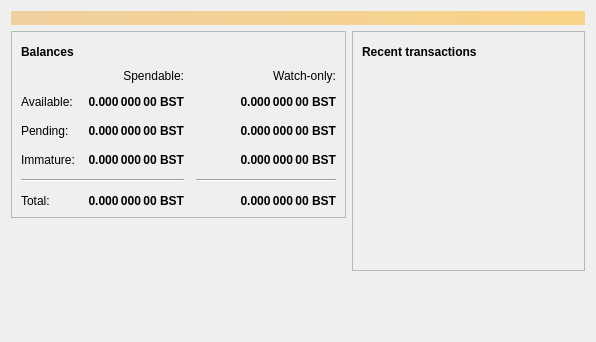
<?xml version="1.0" encoding="UTF-8"?>
<ui version="4.0">
 <class>OverviewPage</class>
 <widget class="QWidget" name="OverviewPage">
  <property name="geometry">
   <rect>
    <x>0</x>
    <y>0</y>
    <width>596</width>
    <height>342</height>
   </rect>
  </property>
  <property name="windowTitle">
   <string>Form</string>
  </property>
  <layout class="QVBoxLayout" name="topLayout">
   <item>
    <widget class="QLabel" name="labelAlerts">
     <property name="visible">
      <bool>false</bool>
     </property>
     <property name="styleSheet">
      <string notr="true">QLabel { background-color: qlineargradient(x1: 0, y1: 0, x2: 1, y2: 0, stop:0 #F0D0A0, stop:1 #F8D488); color:#000000; }</string>
     </property>
     <property name="wordWrap">
      <bool>true</bool>
     </property>
     <property name="margin">
      <number>3</number>
     </property>
     <property name="textInteractionFlags">
      <set>Qt::TextSelectableByMouse</set>
     </property>
    </widget>
   </item>
   <item>
    <layout class="QHBoxLayout" name="horizontalLayout" stretch="1,1">
     <item>
      <layout class="QVBoxLayout" name="verticalLayout_2">
       <item>
        <widget class="QFrame" name="frame">
         <property name="frameShape">
          <enum>QFrame::StyledPanel</enum>
         </property>
         <property name="frameShadow">
          <enum>QFrame::Raised</enum>
         </property>
         <layout class="QVBoxLayout" name="verticalLayout_4">
          <item>
           <layout class="QHBoxLayout" name="horizontalLayout_4">
            <item>
             <widget class="QLabel" name="label_5">
              <property name="font">
               <font>
                <weight>75</weight>
                <bold>true</bold>
               </font>
              </property>
              <property name="text">
               <string>Balances</string>
              </property>
             </widget>
            </item>
            <item>
             <widget class="QPushButton" name="labelWalletStatus">
              <property name="enabled">
               <bool>true</bool>
              </property>
              <property name="maximumSize">
               <size>
                <width>30</width>
                <height>16777215</height>
               </size>
              </property>
              <property name="toolTip">
               <string>The displayed information may be out of date. Your wallet automatically synchronizes with the Blockstamp network after a connection is established, but this process has not completed yet.</string>
              </property>
              <property name="text">
               <string/>
              </property>
              <property name="icon">
               <iconset resource="../bitcoin.qrc">
                <normaloff>:/icons/warning</normaloff>
                <disabledoff>:/icons/warning</disabledoff>:/icons/warning</iconset>
              </property>
              <property name="iconSize">
               <size>
                <width>24</width>
                <height>24</height>
               </size>
              </property>
              <property name="flat">
               <bool>true</bool>
              </property>
             </widget>
            </item>
            <item>
             <spacer name="horizontalSpacer_3">
              <property name="orientation">
               <enum>Qt::Horizontal</enum>
              </property>
              <property name="sizeHint" stdset="0">
               <size>
                <width>40</width>
                <height>20</height>
               </size>
              </property>
             </spacer>
            </item>
           </layout>
          </item>
          <item>
           <layout class="QGridLayout" name="gridLayout">
            <property name="spacing">
             <number>12</number>
            </property>
            <item row="2" column="2">
             <widget class="QLabel" name="labelWatchPending">
              <property name="font">
               <font>
                <weight>75</weight>
                <bold>true</bold>
               </font>
              </property>
              <property name="cursor">
               <cursorShape>IBeamCursor</cursorShape>
              </property>
              <property name="toolTip">
               <string>Unconfirmed transactions to watch-only addresses</string>
              </property>
              <property name="text">
               <string notr="true">0.000 000 00 BST</string>
              </property>
              <property name="alignment">
               <set>Qt::AlignRight|Qt::AlignTrailing|Qt::AlignVCenter</set>
              </property>
              <property name="textInteractionFlags">
               <set>Qt::LinksAccessibleByMouse|Qt::TextSelectableByKeyboard|Qt::TextSelectableByMouse</set>
              </property>
             </widget>
            </item>
            <item row="2" column="1">
             <widget class="QLabel" name="labelUnconfirmed">
              <property name="font">
               <font>
                <weight>75</weight>
                <bold>true</bold>
               </font>
              </property>
              <property name="cursor">
               <cursorShape>IBeamCursor</cursorShape>
              </property>
              <property name="toolTip">
               <string>Total of transactions that have yet to be confirmed, and do not yet count toward the spendable balance</string>
              </property>
              <property name="text">
               <string notr="true">0.000 000 00 BST</string>
              </property>
              <property name="alignment">
               <set>Qt::AlignRight|Qt::AlignTrailing|Qt::AlignVCenter</set>
              </property>
              <property name="textInteractionFlags">
               <set>Qt::LinksAccessibleByMouse|Qt::TextSelectableByKeyboard|Qt::TextSelectableByMouse</set>
              </property>
             </widget>
            </item>
            <item row="3" column="2">
             <widget class="QLabel" name="labelWatchImmature">
              <property name="font">
               <font>
                <weight>75</weight>
                <bold>true</bold>
               </font>
              </property>
              <property name="cursor">
               <cursorShape>IBeamCursor</cursorShape>
              </property>
              <property name="toolTip">
               <string>Mined balance in watch-only addresses that has not yet matured</string>
              </property>
              <property name="text">
               <string notr="true">0.000 000 00 BST</string>
              </property>
              <property name="alignment">
               <set>Qt::AlignRight|Qt::AlignTrailing|Qt::AlignVCenter</set>
              </property>
              <property name="textInteractionFlags">
               <set>Qt::LinksAccessibleByMouse|Qt::TextSelectableByKeyboard|Qt::TextSelectableByMouse</set>
              </property>
             </widget>
            </item>
            <item row="4" column="0" colspan="2">
             <widget class="Line" name="line">
              <property name="orientation">
               <enum>Qt::Horizontal</enum>
              </property>
             </widget>
            </item>
            <item row="4" column="2">
             <widget class="Line" name="lineWatchBalance">
              <property name="sizePolicy">
               <sizepolicy hsizetype="Preferred" vsizetype="Fixed">
                <horstretch>0</horstretch>
                <verstretch>0</verstretch>
               </sizepolicy>
              </property>
              <property name="minimumSize">
               <size>
                <width>140</width>
                <height>0</height>
               </size>
              </property>
              <property name="orientation">
               <enum>Qt::Horizontal</enum>
              </property>
             </widget>
            </item>
            <item row="5" column="0">
             <widget class="QLabel" name="labelTotalText">
              <property name="text">
               <string>Total:</string>
              </property>
             </widget>
            </item>
            <item row="3" column="1">
             <widget class="QLabel" name="labelImmature">
              <property name="font">
               <font>
                <weight>75</weight>
                <bold>true</bold>
               </font>
              </property>
              <property name="cursor">
               <cursorShape>IBeamCursor</cursorShape>
              </property>
              <property name="toolTip">
               <string>Mined balance that has not yet matured</string>
              </property>
              <property name="text">
               <string notr="true">0.000 000 00 BST</string>
              </property>
              <property name="alignment">
               <set>Qt::AlignRight|Qt::AlignTrailing|Qt::AlignVCenter</set>
              </property>
              <property name="textInteractionFlags">
               <set>Qt::LinksAccessibleByMouse|Qt::TextSelectableByKeyboard|Qt::TextSelectableByMouse</set>
              </property>
             </widget>
            </item>
            <item row="2" column="3">
             <spacer name="horizontalSpacer_2">
              <property name="orientation">
               <enum>Qt::Horizontal</enum>
              </property>
              <property name="sizeHint" stdset="0">
               <size>
                <width>40</width>
                <height>20</height>
               </size>
              </property>
             </spacer>
            </item>
            <item row="3" column="0">
             <widget class="QLabel" name="labelImmatureText">
              <property name="text">
               <string>Immature:</string>
              </property>
             </widget>
            </item>
            <item row="5" column="1">
             <widget class="QLabel" name="labelTotal">
              <property name="font">
               <font>
                <weight>75</weight>
                <bold>true</bold>
               </font>
              </property>
              <property name="cursor">
               <cursorShape>IBeamCursor</cursorShape>
              </property>
              <property name="toolTip">
               <string>Your current total balance</string>
              </property>
              <property name="text">
               <string notr="true">0.000 000 00 BST</string>
              </property>
              <property name="alignment">
               <set>Qt::AlignRight|Qt::AlignTrailing|Qt::AlignVCenter</set>
              </property>
              <property name="textInteractionFlags">
               <set>Qt::LinksAccessibleByMouse|Qt::TextSelectableByKeyboard|Qt::TextSelectableByMouse</set>
              </property>
             </widget>
            </item>
            <item row="5" column="2">
             <widget class="QLabel" name="labelWatchTotal">
              <property name="font">
               <font>
                <weight>75</weight>
                <bold>true</bold>
               </font>
              </property>
              <property name="cursor">
               <cursorShape>IBeamCursor</cursorShape>
              </property>
              <property name="toolTip">
               <string>Current total balance in watch-only addresses</string>
              </property>
              <property name="text">
               <string notr="true">0.000 000 00 BST</string>
              </property>
              <property name="alignment">
               <set>Qt::AlignRight|Qt::AlignTrailing|Qt::AlignVCenter</set>
              </property>
              <property name="textInteractionFlags">
               <set>Qt::LinksAccessibleByMouse|Qt::TextSelectableByKeyboard|Qt::TextSelectableByMouse</set>
              </property>
             </widget>
            </item>
            <item row="0" column="2">
             <widget class="QLabel" name="labelWatchonly">
              <property name="text">
               <string>Watch-only:</string>
              </property>
              <property name="alignment">
               <set>Qt::AlignRight|Qt::AlignTrailing|Qt::AlignVCenter</set>
              </property>
             </widget>
            </item>
            <item row="1" column="0">
             <widget class="QLabel" name="labelBalanceText">
              <property name="text">
               <string>Available:</string>
              </property>
             </widget>
            </item>
            <item row="1" column="1">
             <widget class="QLabel" name="labelBalance">
              <property name="font">
               <font>
                <weight>75</weight>
                <bold>true</bold>
               </font>
              </property>
              <property name="cursor">
               <cursorShape>IBeamCursor</cursorShape>
              </property>
              <property name="toolTip">
               <string>Your current spendable balance</string>
              </property>
              <property name="text">
               <string notr="true">0.000 000 00 BST</string>
              </property>
              <property name="alignment">
               <set>Qt::AlignRight|Qt::AlignTrailing|Qt::AlignVCenter</set>
              </property>
              <property name="textInteractionFlags">
               <set>Qt::LinksAccessibleByMouse|Qt::TextSelectableByKeyboard|Qt::TextSelectableByMouse</set>
              </property>
             </widget>
            </item>
            <item row="1" column="2">
             <widget class="QLabel" name="labelWatchAvailable">
              <property name="font">
               <font>
                <weight>75</weight>
                <bold>true</bold>
               </font>
              </property>
              <property name="cursor">
               <cursorShape>IBeamCursor</cursorShape>
              </property>
              <property name="toolTip">
               <string>Your current balance in watch-only addresses</string>
              </property>
              <property name="text">
               <string notr="true">0.000 000 00 BST</string>
              </property>
              <property name="alignment">
               <set>Qt::AlignRight|Qt::AlignTrailing|Qt::AlignVCenter</set>
              </property>
              <property name="textInteractionFlags">
               <set>Qt::LinksAccessibleByMouse|Qt::TextSelectableByKeyboard|Qt::TextSelectableByMouse</set>
              </property>
             </widget>
            </item>
            <item row="2" column="0">
             <widget class="QLabel" name="labelPendingText">
              <property name="text">
               <string>Pending:</string>
              </property>
             </widget>
            </item>
            <item row="0" column="1">
             <widget class="QLabel" name="labelSpendable">
              <property name="text">
               <string>Spendable:</string>
              </property>
              <property name="alignment">
               <set>Qt::AlignRight|Qt::AlignTrailing|Qt::AlignVCenter</set>
              </property>
             </widget>
            </item>
           </layout>
          </item>
         </layout>
        </widget>
       </item>
       <item>
        <spacer name="verticalSpacer">
         <property name="orientation">
          <enum>Qt::Vertical</enum>
         </property>
         <property name="sizeHint" stdset="0">
          <size>
           <width>20</width>
           <height>40</height>
          </size>
         </property>
        </spacer>
       </item>
      </layout>
     </item>
     <item>
      <layout class="QVBoxLayout" name="verticalLayout_3">
       <item>
        <widget class="QFrame" name="frame_2">
         <property name="frameShape">
          <enum>QFrame::StyledPanel</enum>
         </property>
         <property name="frameShadow">
          <enum>QFrame::Raised</enum>
         </property>
         <layout class="QVBoxLayout" name="verticalLayout">
          <item>
           <layout class="QHBoxLayout" name="horizontalLayout_2">
            <item>
             <widget class="QLabel" name="label_4">
              <property name="font">
               <font>
                <weight>75</weight>
                <bold>true</bold>
               </font>
              </property>
              <property name="text">
               <string>Recent transactions</string>
              </property>
             </widget>
            </item>
            <item>
             <widget class="QPushButton" name="labelTransactionsStatus">
              <property name="enabled">
               <bool>true</bool>
              </property>
              <property name="maximumSize">
               <size>
                <width>30</width>
                <height>16777215</height>
               </size>
              </property>
              <property name="toolTip">
               <string>The displayed information may be out of date. Your wallet automatically synchronizes with the Blockstamp network after a connection is established, but this process has not completed yet.</string>
              </property>
              <property name="text">
               <string/>
              </property>
              <property name="icon">
               <iconset resource="../bitcoin.qrc">
                <normaloff>:/icons/warning</normaloff>
                <disabledoff>:/icons/warning</disabledoff>:/icons/warning</iconset>
              </property>
              <property name="iconSize">
               <size>
                <width>24</width>
                <height>24</height>
               </size>
              </property>
              <property name="flat">
               <bool>true</bool>
              </property>
             </widget>
            </item>
            <item>
             <spacer name="horizontalSpacer">
              <property name="orientation">
               <enum>Qt::Horizontal</enum>
              </property>
              <property name="sizeHint" stdset="0">
               <size>
                <width>40</width>
                <height>20</height>
               </size>
              </property>
             </spacer>
            </item>
           </layout>
          </item>
          <item>
           <widget class="QListView" name="listTransactions">
            <property name="styleSheet">
             <string notr="true">QListView { background: transparent; }</string>
            </property>
            <property name="frameShape">
             <enum>QFrame::NoFrame</enum>
            </property>
            <property name="verticalScrollBarPolicy">
             <enum>Qt::ScrollBarAlwaysOff</enum>
            </property>
            <property name="horizontalScrollBarPolicy">
             <enum>Qt::ScrollBarAlwaysOff</enum>
            </property>
            <property name="selectionMode">
             <enum>QAbstractItemView::NoSelection</enum>
            </property>
           </widget>
          </item>
         </layout>
        </widget>
       </item>
       <item>
        <spacer name="verticalSpacer_2">
         <property name="orientation">
          <enum>Qt::Vertical</enum>
         </property>
         <property name="sizeHint" stdset="0">
          <size>
           <width>20</width>
           <height>40</height>
          </size>
         </property>
        </spacer>
       </item>
      </layout>
     </item>
    </layout>
   </item>
  </layout>
 </widget>
 <resources/>
 <connections/>
</ui>
